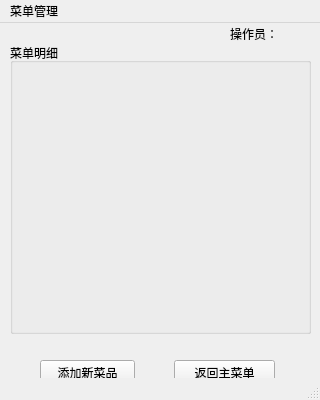
<?xml version="1.0" encoding="UTF-8"?>
<ui version="4.0">
 <class>Munemanage</class>
 <widget class="QMainWindow" name="Munemanage">
  <property name="geometry">
   <rect>
    <x>0</x>
    <y>0</y>
    <width>320</width>
    <height>400</height>
   </rect>
  </property>
  <property name="windowTitle">
   <string>MainWindow</string>
  </property>
  <widget class="QWidget" name="centralwidget">
   <widget class="QGroupBox" name="groupBox_MenuDedail">
    <property name="geometry">
     <rect>
      <x>10</x>
      <y>20</y>
      <width>301</width>
      <height>291</height>
     </rect>
    </property>
    <property name="title">
     <string>菜单明细</string>
    </property>
   </widget>
   <widget class="QWidget" name="layoutWidget">
    <property name="geometry">
     <rect>
      <x>40</x>
      <y>330</y>
      <width>95</width>
      <height>41</height>
     </rect>
    </property>
    <layout class="QVBoxLayout" name="verticalLayout">
     <item>
      <widget class="QPushButton" name="pushButton">
       <property name="text">
        <string>添加新菜品</string>
       </property>
      </widget>
     </item>
    </layout>
   </widget>
   <widget class="QWidget" name="layoutWidget">
    <property name="geometry">
     <rect>
      <x>174</x>
      <y>330</y>
      <width>101</width>
      <height>41</height>
     </rect>
    </property>
    <layout class="QVBoxLayout" name="verticalLayout_2">
     <item>
      <widget class="QPushButton" name="pushButton_3">
       <property name="text">
        <string>返回主菜单</string>
       </property>
      </widget>
     </item>
    </layout>
   </widget>
   <widget class="QWidget" name="layoutWidget">
    <property name="geometry">
     <rect>
      <x>230</x>
      <y>0</y>
      <width>91</width>
      <height>21</height>
     </rect>
    </property>
    <layout class="QHBoxLayout" name="horizontalLayout">
     <item>
      <widget class="QLabel" name="label">
       <property name="text">
        <string>操作员：</string>
       </property>
      </widget>
     </item>
     <item>
      <widget class="QLabel" name="label_2">
       <property name="text">
        <string/>
       </property>
      </widget>
     </item>
    </layout>
   </widget>
  </widget>
  <widget class="QMenuBar" name="menubar">
   <property name="geometry">
    <rect>
     <x>0</x>
     <y>0</y>
     <width>320</width>
     <height>19</height>
    </rect>
   </property>
   <widget class="QMenu" name="menu">
    <property name="title">
     <string>菜单管理</string>
    </property>
   </widget>
   <addaction name="menu"/>
  </widget>
  <widget class="QStatusBar" name="statusbar"/>
 </widget>
 <resources/>
 <connections/>
</ui>
